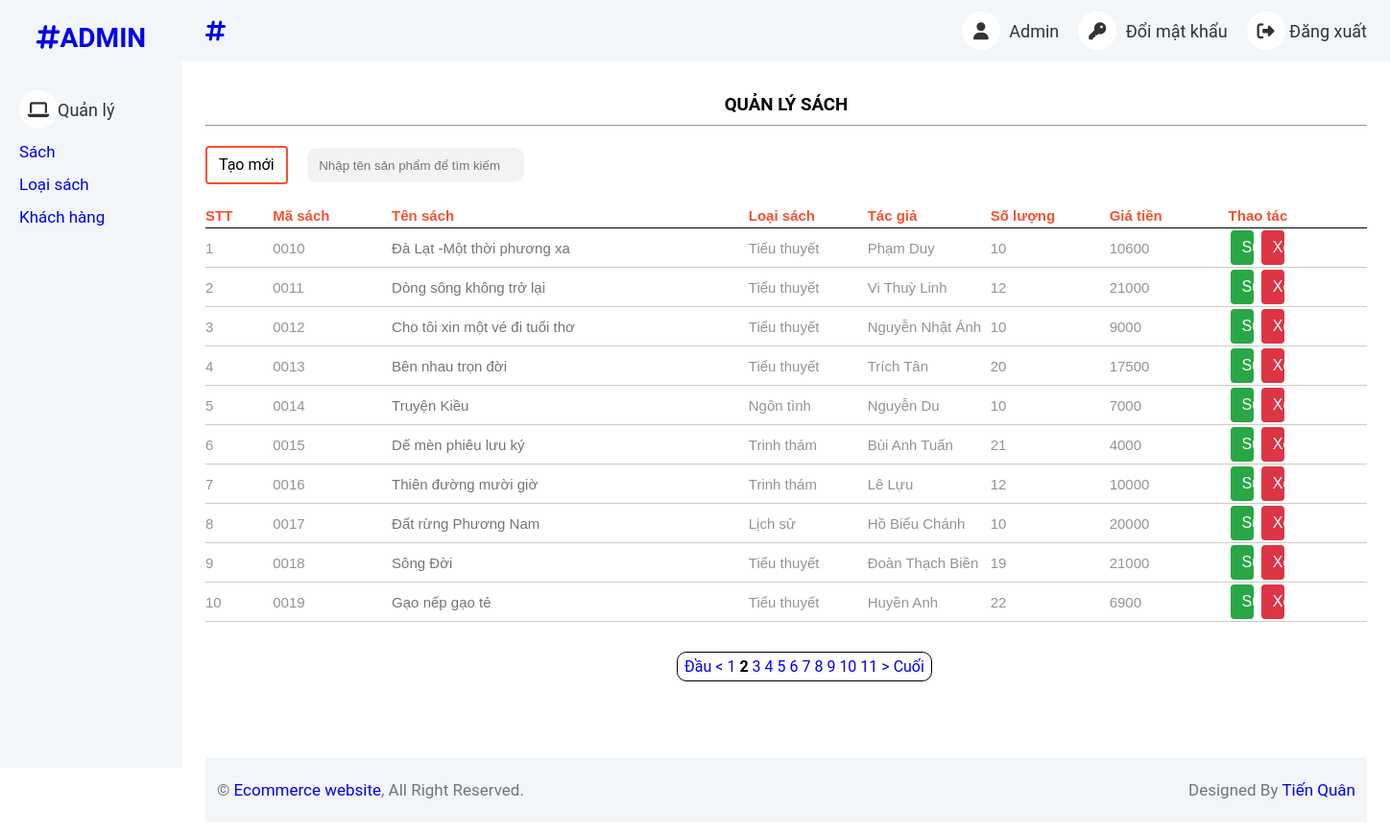
Screenshot of /html/admin/product/index.php?&page=2 with the database file from the repository.
### tables this page shows
CREATE TABLE `sach` (
  `maSach` varchar(4) NOT NULL,
  `tenSach` varchar(100),
  `maLS` varchar(4),
  `moTa` varchar(256),
  `giaTien` int(11),
  `soLuong` int(11),
  `tacGia` varchar(256),
  `hinhAnh` varchar(256)
);

CREATE TABLE `loai_sach` (
  `maLS` varchar(4) NOT NULL,
  `tenLS` varchar(100)
);

### html/admin/product/index.php (called while the page is built, shortened)
<?php
    include_once '../../../components/layout_admin.php';
?>

### database/helper/query.php (called while the page is built, shortened)
<?php
  include_once "connect.php";
  function quick_query(string $sql) {
    global $conn;
    $result = mysqli_query($conn, $sql);
    return $result;
}
  function get_data_query(string $sql) {
    $result = quick_query($sql);
    $data = [];
    if (mysqli_num_rows($result) != 0) {
      while ($row = mysqli_fetch_array($result)) {
        $data[] = $row;
      }
    }
    return $data;
  }
?>

### html/admin/product/product_list.php (the view, shortened to what this page needs)
<?php
    $productsPerPage = 10;
    $offset = ($_GET["page"] - 1) * $productsPerPage;
    $sql = "SELECT s.maSach, s.tenSach, s.tacGia, s.soLuong, s.giaTien , l.tenLS FROM sach AS s JOIN loai_sach AS l ON s.maLS = l.maLS
        LIMIT $offset, $productsPerPage";
    $res = get_data_query($sql);
    function build_body() {
        global $res;
        echo "<table align='center' cellpadding='2' cellspacing='2' '>";
        echo '<tr>
            <th width="10">STT</th>
            <th width="50">Mã sách</th>
            <th width="150">Tên sách</th>
            <th width="50">Loại sách</th>
            <th width="50">Tác giả</th>
            <th width="50">Số lượng</th>
            <th width="50">Giá tiền</th>
            <th width="50">Thao tác</th>
            </tr>';
        $stt = 1;
        foreach ($res as $row) {
            echo "<tr>";
            echo "<td>$stt</td>";
            echo "<td>$row[0]</td>";
            echo "<td><a class='link-detail' title='Xem chi tiết' href=''>$row[1]</a></td>";
            echo "<td>{$row['tenLS']}</td>";
            echo "<td>$row[2]</td>";
            echo "<td>$row[3]</td>";
            echo "<td>$row[4]</td>";
            echo "<td>
                <a class='btn btn-success m-2' href='?action=edit&productId=$row[0]'>Sửa</a>
                <a class='btn btn-danger m-2' href='?action=delete&productId=$row[0]'>Xóa</a>
            </td>";
            echo "</tr>";
            $stt++;
        }
        echo "</table>";
    }
?>
<section style='min-height: 600px;'>
    <h3 >QUẢN LÝ SÁCH</h3><hr>
    <div class="wrap-search-add">
        <a class="btn btn-add" href="?action=create">Tạo mới</a>
        <input class="input" name="name_search" type="search" placeholder="Nhập tên sản phẩm để tìm kiếm" >
    </div>
    <form action="?action=edit" method="post">
        <?php build_body(); ?>
    </form>
</section>

### assets/styles/basic_setup.css (style rules this page uses)
* { padding: 0; margin: 0; box-sizing: border-box; }
:root { --primary-color: #f95030; --primary-color-rgb: rgba(238, 75 , 43); --white-color: #fff; --black-color: #000; --text-color: #333; --star-gold: #FFCE3E; --header-height: 120px; --navbar-height: 30px; --header-with-search: calc(var(--header-height) - var(--navbar-height)); --header-sort-bar-height: 46px; --width: 0%; }
html { font-family: 'Roboto', sans-serif; box-sizing: border-box; scroll-behavior: smooth; }
ul, a { text-decoration: none; list-style: none; padding-left: 0; margin: 0; }

### assets/styles/custom.css (style rules this page uses)
body { position: relative; }

### assets/styles/grid.css (style rules this page uses)
@media (min-width: 740px) { .m-1, .m-2, .m-3, .m-4, .m-5, .m-6, .m-7, .m-8, .m-9, .m-10, .m-11, .m-12 { display: block; } }
@media (min-width: 740px) { .m-2 { flex: 0 0 16.66667%; max-width: 16.66667%; } }

### components/layout_admin.php (style rules this page uses)
:root { --primary-color: #f95030; --primary-color-rgb: rgba(238, 75 , 43); --white-color: #fff; --black-color: #000; --text-color: #949494; }
* { margin: 0; padding: 0; box-sizing: border-box; }
.btn { display: inline-block; font-weight: 400; text-align: center; white-space: nowrap; vertical-align: middle; font-size: 16px; line-height: 1.5; padding: 6px 12px; border-radius: 4px; text-decoration: none; cursor: pointer; }
.btn.btn-success { color: #fff; background-color: #28a745; border-color: #28a745; }
.btn.btn-danger { color: #fff; background-color: #dc3545; border-color: #dc3545; }
.btn.btn-add { color: #000; border: 2px solid var(--primary-color); }
section { padding: 24px; }
h3 { padding: 10px 0; text-align: center; }

### html/admin/product/product_list.php (style rules this page uses)
table { font-size: 15px; font-family: Arial, Helvetica, sans-serif; width: 100%; border-collapse: collapse; text-align: left; color: var(--text-color); }
table tr { border-bottom: 1px solid #ccc; }
table tr:nth-child(1) { border-color: black; color: var(--primary-color); }
table th { padding: 4px 0; }
.link-detail { color: #757575; text-decoration: none; }
.wrap-search-add { display: flex; align-items: center; gap: 20px; margin: 20px 0; }
.m-2 { margin: 2px; }
.input { border: 2px solid transparent; width: 17em; height: 2.7em; padding-left: 0.8em; outline: none; overflow: hidden; background-color: #F3F3F3; border-radius: 10px; transition: all 0.5s; }

### rows the page displays
sach: maSach "0010", tenSach "Đà Lạt -Một thời phương xa", maLS.tenLS "Tiểu thuyết", tacGia "Phạm Duy", soLuong "10", giaTien "10600"
sach: maSach "0011", tenSach "Dòng sông không trở lại", maLS.tenLS "Tiểu thuyết", tacGia "Vi Thuỳ Linh", soLuong "12", giaTien "21000"
sach: maSach "0012", tenSach "Cho tôi xin một vé đi tuổi thơ", maLS.tenLS "Tiểu thuyết", tacGia "Nguyễn Nhật Ánh", soLuong "10", giaTien "9000"
sach: maSach "0013", tenSach "Bên nhau trọn đời", maLS.tenLS "Tiểu thuyết", tacGia "Trích Tân", soLuong "20", giaTien "17500"
sach: maSach "0014", tenSach "Truyện Kiều", maLS.tenLS "Ngôn tình", tacGia "Nguyễn Du", soLuong "10", giaTien "7000"
sach: maSach "0015", tenSach "Dế mèn phiêu lưu ký", maLS.tenLS "Trinh thám", tacGia "Bùi Anh Tuấn", soLuong "21", giaTien "4000"
sach: maSach "0016", tenSach "Thiên đường mười giờ", maLS.tenLS "Trinh thám", tacGia "Lê Lựu", soLuong "12", giaTien "10000"
sach: maSach "0017", tenSach "Đất rừng Phương Nam", maLS.tenLS "Lịch sử", tacGia "Hồ Biểu Chánh", soLuong "10", giaTien "20000"
sach: maSach "0018", tenSach "Sông Đời", maLS.tenLS "Tiểu thuyết", tacGia "Đoàn Thạch Biền", soLuong "19", giaTien "21000"
sach: maSach "0019", tenSach "Gạo nếp gạo tẻ", maLS.tenLS "Tiểu thuyết", tacGia "Huyền Anh", soLuong "22", giaTien "6900"
